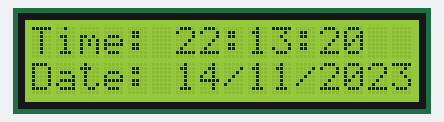
This sketch was run on a simulated Arduino Uno, built with avr-gcc and run on an emulated ATmega328P. Parts: 16×2 character LCD. The local clock reads 2024-03-15 10:24:30 at power-on unless the sketch sets it.

Above: at 0.1 s.
At 4.3 s:
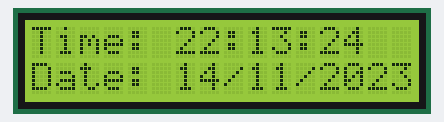
At 9.4 s:
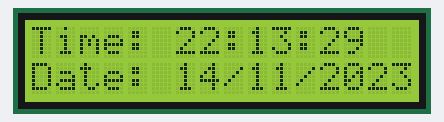
At 18.7 s:
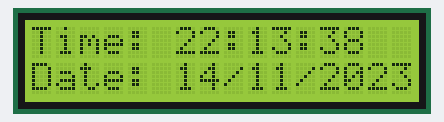
At 28.0 s:
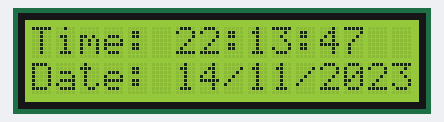
At 38.3 s:
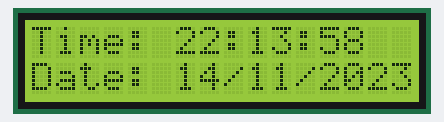

Measured:
- what the display in image 1 shows lasts 1.1 s, from 4.2 s to 5.3 s

The sketch:

Real-time_clock_module_And_16x2_LCD_panel.ino
```cpp
#include <Wire.h>
#include "RTClib.h"
#include <LiquidCrystal_I2C.h>

LiquidCrystal_I2C lcd(0x27, 16, 2);
RTC_DS3231 RTC;

void setup() {
  Serial.begin(9600);
  // lcd.begin(16, 2); // Initialize the LCD with 16 columns and 2 rows
  lcd.init(); // initialize the lcd
  lcd.backlight();
  Wire.begin();
  RTC.begin();
  RTC.adjust(DateTime(F(__DATE__), F(__TIME__)));
}

// Function to display number parameter at lcd
void print2digits(int number) {
  if (number >= 0 && number < 10) {
    lcd.print('0');
  }
  lcd.print(number, DEC);
}

// Function for print current time at lcd
void printDateTime(DateTime dt) {

  // display Time in lcd
  lcd.setCursor(0, 0); // Set cursor to the first row
  lcd.print("Time: ");
  print2digits(dt.hour());
  lcd.print(':');
  print2digits(dt.minute());
  lcd.print(':');
  print2digits(dt.second());

  // display Date in lcd
  lcd.setCursor(0, 1); // Set cursor to the second row
  lcd.print("Date: ");
  print2digits(dt.day());
  lcd.print('/');
  print2digits(dt.month());
  lcd.print('/');
  lcd.print(dt.year(), DEC);
}

void loop() {
  DateTime now = RTC.now();
  printDateTime(now);
  delay(1000);
}
```
